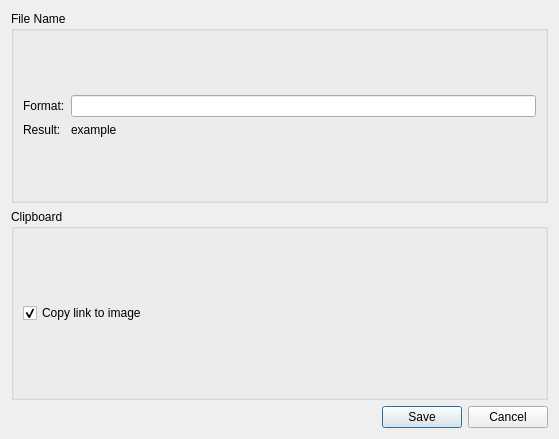
<?xml version="1.0" encoding="UTF-8"?>
<ui version="4.0">
 <class>Dialog</class>
 <widget class="QDialog" name="Dialog">
  <property name="geometry">
   <rect>
    <x>0</x>
    <y>0</y>
    <width>559</width>
    <height>439</height>
   </rect>
  </property>
  <property name="sizePolicy">
   <sizepolicy hsizetype="Fixed" vsizetype="Fixed">
    <horstretch>0</horstretch>
    <verstretch>0</verstretch>
   </sizepolicy>
  </property>
  <property name="windowTitle">
   <string>Desu.sh Uploader - Settings</string>
  </property>
  <layout class="QVBoxLayout" name="verticalLayout_2">
   <item>
    <widget class="QGroupBox" name="group_name">
     <property name="title">
      <string>File Name</string>
     </property>
     <property name="flat">
      <bool>false</bool>
     </property>
     <property name="checkable">
      <bool>false</bool>
     </property>
     <layout class="QFormLayout" name="formLayout">
      <property name="formAlignment">
       <set>Qt::AlignLeading|Qt::AlignLeft|Qt::AlignVCenter</set>
      </property>
      <item row="0" column="0">
       <widget class="QLabel" name="label_nameFormat">
        <property name="text">
         <string>Format:</string>
        </property>
       </widget>
      </item>
      <item row="0" column="1">
       <widget class="QLineEdit" name="input_name"/>
      </item>
      <item row="1" column="0">
       <widget class="QLabel" name="label_result">
        <property name="text">
         <string>Result:</string>
        </property>
       </widget>
      </item>
      <item row="1" column="1">
       <widget class="QLabel" name="label_example">
        <property name="text">
         <string>example</string>
        </property>
       </widget>
      </item>
     </layout>
    </widget>
   </item>
   <item>
    <widget class="QGroupBox" name="group_clipboard">
     <property name="title">
      <string>Clipboard</string>
     </property>
     <layout class="QVBoxLayout" name="verticalLayout_3">
      <item>
       <widget class="QCheckBox" name="checkbox_copy_link">
        <property name="text">
         <string>Copy link to image</string>
        </property>
        <property name="checked">
         <bool>true</bool>
        </property>
       </widget>
      </item>
     </layout>
    </widget>
   </item>
   <item>
    <widget class="QDialogButtonBox" name="buttonBox">
     <property name="orientation">
      <enum>Qt::Horizontal</enum>
     </property>
     <property name="standardButtons">
      <set>QDialogButtonBox::Cancel|QDialogButtonBox::Save</set>
     </property>
    </widget>
   </item>
  </layout>
 </widget>
 <tabstops>
  <tabstop>input_name</tabstop>
  <tabstop>buttonBox</tabstop>
 </tabstops>
 <resources/>
 <connections>
  <connection>
   <sender>buttonBox</sender>
   <signal>accepted()</signal>
   <receiver>Dialog</receiver>
   <slot>accept()</slot>
   <hints>
    <hint type="sourcelabel">
     <x>222</x>
     <y>393</y>
    </hint>
    <hint type="destinationlabel">
     <x>157</x>
     <y>274</y>
    </hint>
   </hints>
  </connection>
  <connection>
   <sender>buttonBox</sender>
   <signal>rejected()</signal>
   <receiver>Dialog</receiver>
   <slot>reject()</slot>
   <hints>
    <hint type="sourcelabel">
     <x>222</x>
     <y>393</y>
    </hint>
    <hint type="destinationlabel">
     <x>230</x>
     <y>274</y>
    </hint>
   </hints>
  </connection>
 </connections>
</ui>
